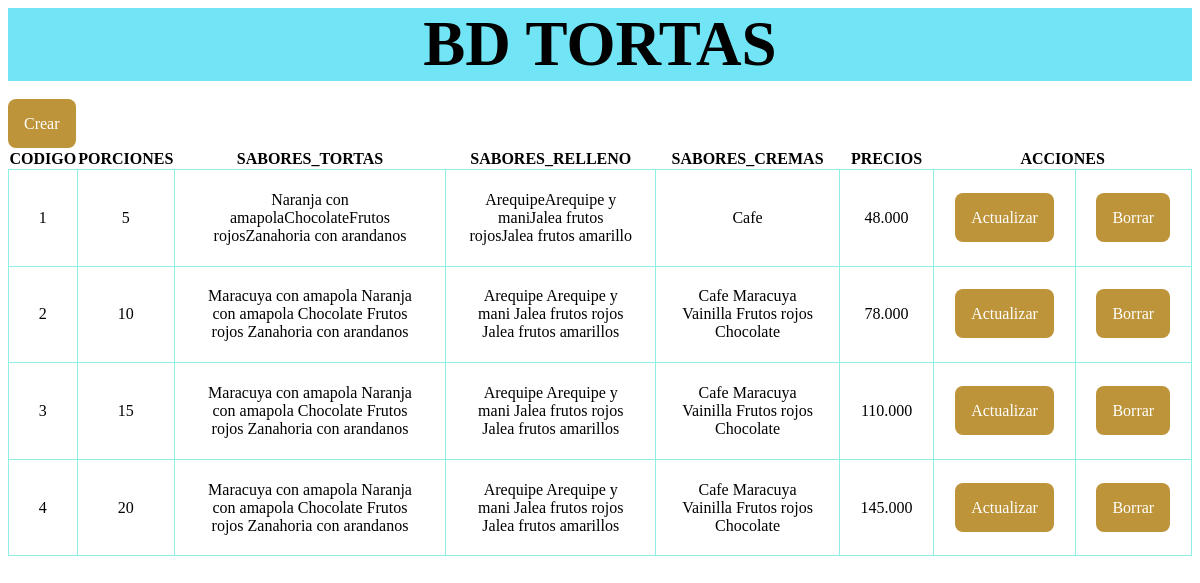
The page /diabetico_copy/BD_diabetico/consulBDtorta.php on the database its author committed.
### tables this page shows
CREATE TABLE `tortas` (
  `Codigo` int(5) NOT NULL,
  `Porciones` varchar(5) NOT NULL,
  `Sabores_tortas` varchar(100) NOT NULL,
  `Sabores_relleno` varchar(100) NOT NULL,
  `Sabores_crema` varchar(100) NOT NULL,
  `Precios` varchar(100) NOT NULL
);

### diabetico_copy/BD_diabetico/consulBDtorta.php (the view, shortened to what this page needs)
<?php
    $host = 'sql311.infinityfree.com';
    $username = 'if0_37008929';
    $password = 'Diabetic0G';
    $dbname = 'if0_37008929_diabetico_goloso';
    $hostPDO = "mysql:host=$host;dbname=$dbname;";
    $tuPDO = new PDO($hostPDO, $username, $password);
    $consulta = $tuPDO->prepare('SELECT * FROM tortas;');
    $consulta->execute();
?>
<!DOCTYPE html>
<html lang="es">
<head>
</head>
<body>
    <h1>BD TORTAS</h1>
    <br>
    <p><a class="button" href="crear_tortas.php">Crear</a></p>
    <table>
        <tr>
            <th>CODIGO</th>
            <th>PORCIONES</th>
            <th>SABORES_TORTAS</th>
            <th>SABORES_RELLENO</th>
            <th>SABORES_CREMAS</th>
            <th>PRECIOS</th>
            <th colspan="2">ACCIONES</th>
        </tr>
        <?php foreach($consulta as $key => $valor): ?>
            <tr>
                <td><?= $valor['Codigo']; ?></td>
                <td><?= $valor['Porciones']; ?></td>
                <td><?= $valor['Sabores_tortas']; ?></td>
                <td><?= $valor['Sabores_relleno']; ?></td>
                <td><?= $valor['Sabores_crema']; ?></td>
                <td><?= $valor['Precios']; ?></td>
                <td><a class="button" href="actualizar_tortas.php?Codigo=<?= $valor['Codigo'] ?>">Actualizar</a></td>
                <td><a class="button" href="borrar_tortas.php?Codigo=<?= $valor['Codigo'] ?>">Borrar</a></td>
            </tr>
        <?php endforeach; ?>
    </table>
</body>
</html>

### diabetico_copy/BD_diabetico/consulBDtorta.php (style rules this page uses)
h1 { text-align: center; background-color:#71e5f5 ; margin: 0; font-size: 394%; }
table { border-collapse: collapse; width: 100%; }
table td { border: 1px solid #8eefe5; text-align: center; padding: 1.3rem; }
.button { border-radius: .5rem; color: white; background-color: #bd9439; padding: 1rem; text-decoration: none; }

### rows shown on the page
tortas: Codigo "1", Porciones "5", Sabores_tortas "Naranja con amapolaChocolateFrutos rojosZanahoria con arandanos", Sabores_relleno "ArequipeArequipe y maniJalea frutos rojosJalea frutos amarillo", Sabores_crema "Cafe", Precios "48.000"
tortas: Codigo "2", Porciones "10", Sabores_tortas "Maracuya con amapola Naranja con amapola Chocolate Frutos rojos Zanahoria con arandanos", Sabores_relleno "Arequipe Arequipe y mani Jalea frutos rojos Jalea frutos amarillos", Sabores_crema "Cafe Maracuya Vainilla Frutos rojos Chocolate", Precios "78.000"
tortas: Codigo "3", Porciones "15", Sabores_tortas "Maracuya con amapola Naranja con amapola Chocolate Frutos rojos Zanahoria con arandanos", Sabores_relleno "Arequipe Arequipe y mani Jalea frutos rojos Jalea frutos amarillos", Sabores_crema "Cafe Maracuya Vainilla Frutos rojos Chocolate", Precios "110.000"
tortas: Codigo "4", Porciones "20", Sabores_tortas "Maracuya con amapola Naranja con amapola Chocolate Frutos rojos Zanahoria con arandanos", Sabores_relleno "Arequipe Arequipe y mani Jalea frutos rojos Jalea frutos amarillos", Sabores_crema "Cafe Maracuya Vainilla Frutos rojos Chocolate", Precios "145.000"
